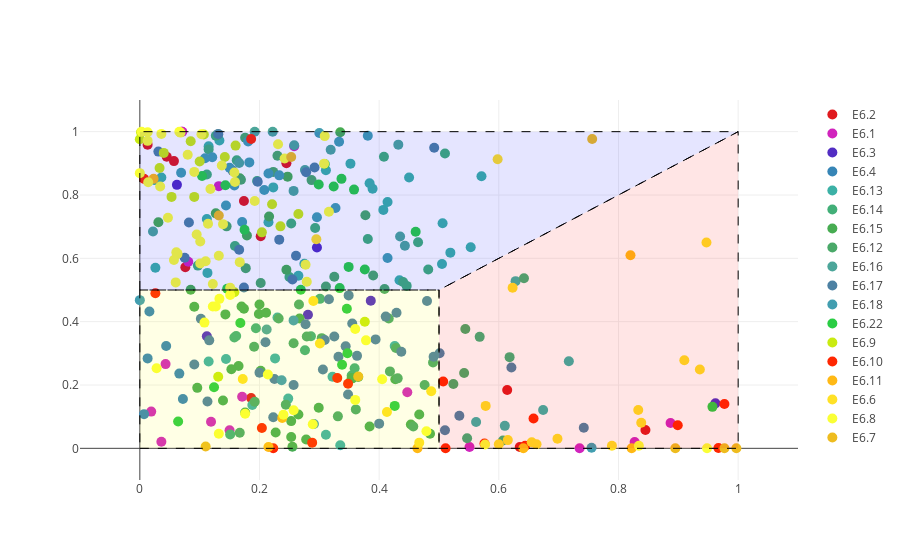

The cell this chart's notebook holds for it:
### Code cell
import colorlover as cl


bupu = cl.scales['7']['qual']['Set1']
bupu500 = cl.interp( bupu, 20 )

traces = []
i = 0
for key, val in sub.items():
    trace = go.Scatter(
        x = [i[0] for i in val],
        y = [i[1] for i in val],
        mode='markers+text',
        marker=dict(
            symbol='circle',
            size=10,
            color=bupu500[i],
        ),
        name=key
    )
    i+=1
    traces.append(trace)

layout = {
    'xaxis': {
        'range': [-0.1, 1.1],
    },
    'yaxis': {
        'range': [-0.1, 1.1]
    },
    'shapes': [
        # G1
        {
            'type': 'path',
            'path': ' M 0.5,0 L1,0 L1,1 L0.5,0.5 Z',
            'fillcolor': 'rgba(255,0,0,0.1)',
            'line': {
                'width': 1,
                'dash': 'dash'
            }
        },
        # S
        {
            'type': 'path',
            'path': ' M 0,0 L0.5,0 L0.5,0.5 L0,0.5 Z',
            'fillcolor': 'rgba(255,255,0,0.1)',
            'line': {
                'width': 1,
                'dash': 'dash'
            }
        },
        # G2M
        {
            'type': 'path',
            'path': ' M 0,0.5 L0,1 L1,1 L0.5,0.5 Z',
            'fillcolor': 'rgba(0,0,255,0.1)',
            'line': {
                'width': 1,
                'dash': 'dash'
            }
        }
    ]
}
fig = {
    'data': traces,
    'layout': layout,
}

iplot(fig)
